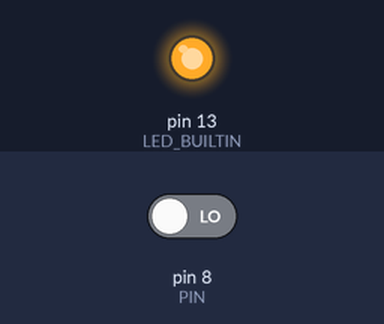
Simulated run of this sketch. Board: Arduino Uno, built with avr-gcc and run on an emulated ATmega328P. Parts: output pins drawn as LEDs (lit = HIGH). Inputs (shaded band) come from the test bench; at power-on: pin 8 (PIN) LOW.

Above: at 1.2 s.
1.3 s: pin 8 (PIN) driven HIGH
At 2.2 s:
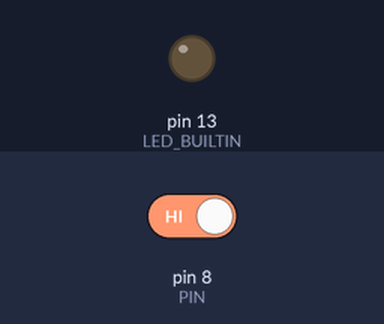
2.8 s: pin 8 (PIN) driven LOW
At 3.3 s:
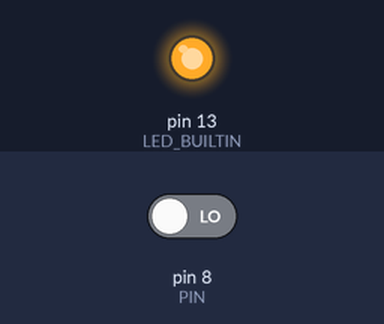
Timing chart, 0 to 5.8 s (numbered marks = the images above; inputs shaded):
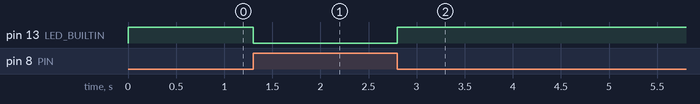

The sketch:

button.ino
```cpp
#define PIN 8
int pin = 0;

void setup()
{
  pinMode(PIN, INPUT);
  pinMode(LED_BUILTIN, OUTPUT);
}

void loop()
{
  pin = digitalRead(PIN) == 1 ? 0 : 1;
  digitalWrite(LED_BUILTIN, pin);
  delay(50);
}
```

Measured:
- after the input at 1.3 s, pin 13 (LED_BUILTIN): HIGH → LOW at once
- after the input at 2.8 s, pin 13 (LED_BUILTIN): LOW → HIGH at once
